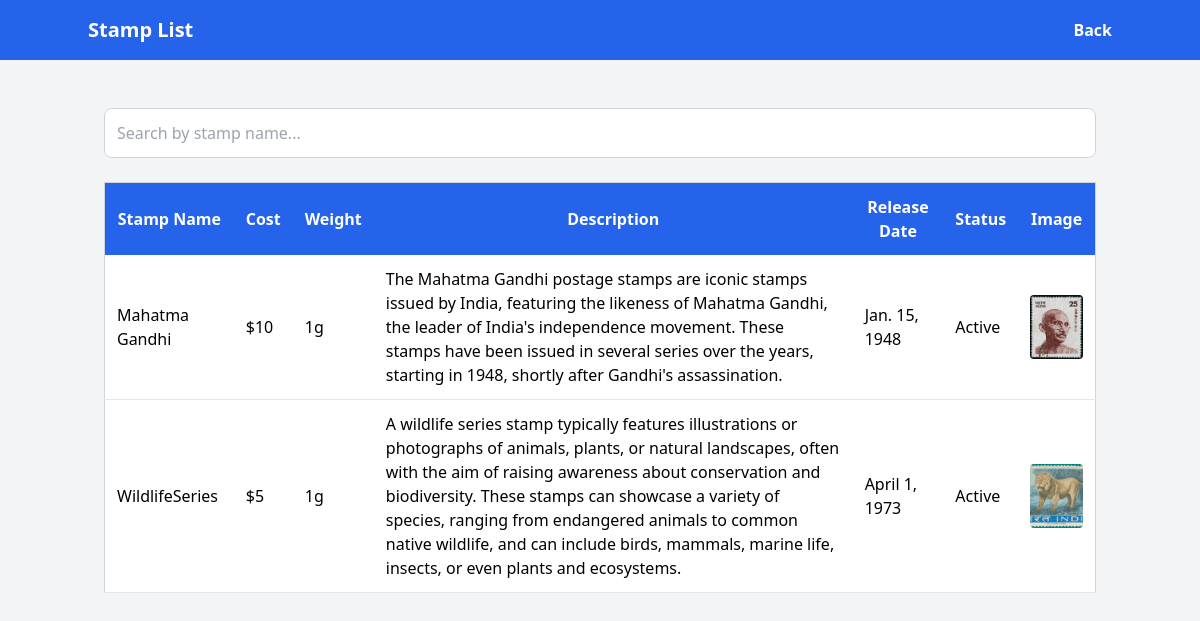
The page /stamplist2/ on the database its author committed.
### POST/models.py (models this page shows)
class stamp(models.Model):
   cost=models.IntegerField()
   weight=models.IntegerField()
   stamp_name=models.CharField(max_length=100)
   image=models.ImageField(upload_to='images/',blank=True,null=True)
   description=models.CharField(max_length=100)
   release_date=models.DateField()
   status=models.CharField(max_length=100)

### POST/views.py (the view)
# urls.py: path('stamplist2/',views.stamplist2, name='stamplist2'),
def stamplist2(request):
    u=stamp.objects.all()
    return render(request,'stamplist2.html',{'s':u})

### POST/templates/stamplist2.html (shortened to what this page needs)
{% block content %}
<!DOCTYPE html>
<html lang="en">
<head>
    <link href="https://cdn.jsdelivr.net/npm/tailwindcss@2.2.19/dist/tailwind.min.css" rel="stylesheet">
</head>
<body class="bg-gray-100">
    <nav class="bg-blue-600 p-4">
        <div class="container mx-auto flex justify-between items-center">
            <a class="text-white text-xl font-bold">Stamp List</a>
            <a href="/home/" class="text-white font-bold">Back</a>
        </div>
    </nav>
    <div class="container mx-auto mt-8 p-4">
        <div class="mb-6 relative">
            <input
                id="searchInput"
                type="text"
                placeholder="Search by stamp name..."
                class="w-full p-3 border border-gray-300 rounded-lg focus:outline-none focus:ring focus:border-blue-500">
        </div>
        <div class="overflow-x-auto">
            <table class="w-full border-collapse border border-gray-300 shadow-lg bg-white">
                <thead class="bg-blue-600 text-white">
                    <tr>
                        <th class="p-3">Stamp Name</th>
                        <th class="p-3">Cost</th>
                        <th class="p-3">Weight</th>
                        <th class="p-3">Description</th>
                        <th class="p-3">Release Date</th>
                        <th class="p-3">Status</th>
                        <th class="p-3">Image</th>
                    </tr>
                </thead>
                <tbody>
                    {% for stamp in s %}
                    <tr class="border-b border-gray-200 hover:bg-gray-100">
                        <td class="p-3">{{ stamp.stamp_name }}</td>
                        <td class="p-3">${{ stamp.cost }}</td>
                        <td class="p-3">{{ stamp.weight }}g</td>
                        <td class="p-3">{{ stamp.description }}</td>
                        <td class="p-3">{{ stamp.release_date }}</td>
                        <td class="p-3">{{ stamp.status }}</td>
                        <td class="p-3">
                            {% if stamp.image %}
                                <img src="{{ stamp.image.url }}" alt="Stamp Image" class="w-16 h-16 object-cover rounded">
                            {% else %}
                                <span class="text-gray-500">No Image Found</span>
                            {% endif %}
                        </td>
                    </tr>
                    {% empty %}
                    <tr>
                        <td colspan="7" class="text-center p-4 text-gray-600">No stamp records found.</td>
                    </tr>
                    {% endfor %}
                </tbody>
            </table>
        </div>
    </div>
</body>
</html>
{% endblock %}

### rows shown on the page
stamp: stamp_name "Mahatma Gandhi", cost "10", weight "1", description "The Mahatma Gandhi postage stamps are iconic stamps issued by India, featuring the likeness of Mahatma Gandhi, the leader of India's independence movement. These stamps have been issued in several series over the years, starting in 1948, shortly after Gandhi's assassination.", release_date "Jan. 15, 1948", status "Active", image (picture)
stamp: stamp_name "WildlifeSeries", cost "5", weight "1", description "A wildlife series stamp typically features illustrations or photographs of animals, plants, or natural landscapes, often with the aim of raising awareness about conservation and biodiversity. These stamps can showcase a variety of species, ranging from endangered animals to common native wildlife, and can include birds, mammals, marine life, insects, or even plants and ecosystems.", release_date "April 1, 1973", status "Active", image (picture)
